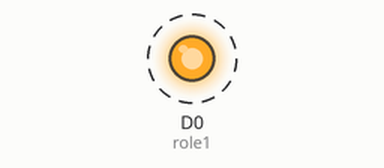
A sketch run on a simulated ESP8266 (NodeMCU). Parts: output pins drawn as LEDs (lit = HIGH). Dashed ring = blinking.

Above: at 0.5 s.
Timing chart, 0 to 4.6 s (numbered marks = the images above):
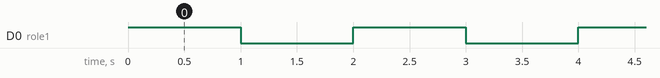

Measured:
- by itself, D0 (role1): alternates HIGH for 1.0 s and LOW for 1.0 s

The sketch:

role.ino
```cpp
#define role1 D0


void setup()
{
  Serial.begin(9600);
  pinMode(role1, OUTPUT);

}

void loop() {

  digitalWrite(role1, HIGH);
  delay(1000);
  digitalWrite(role1, LOW);
  delay(1000);
}
```
